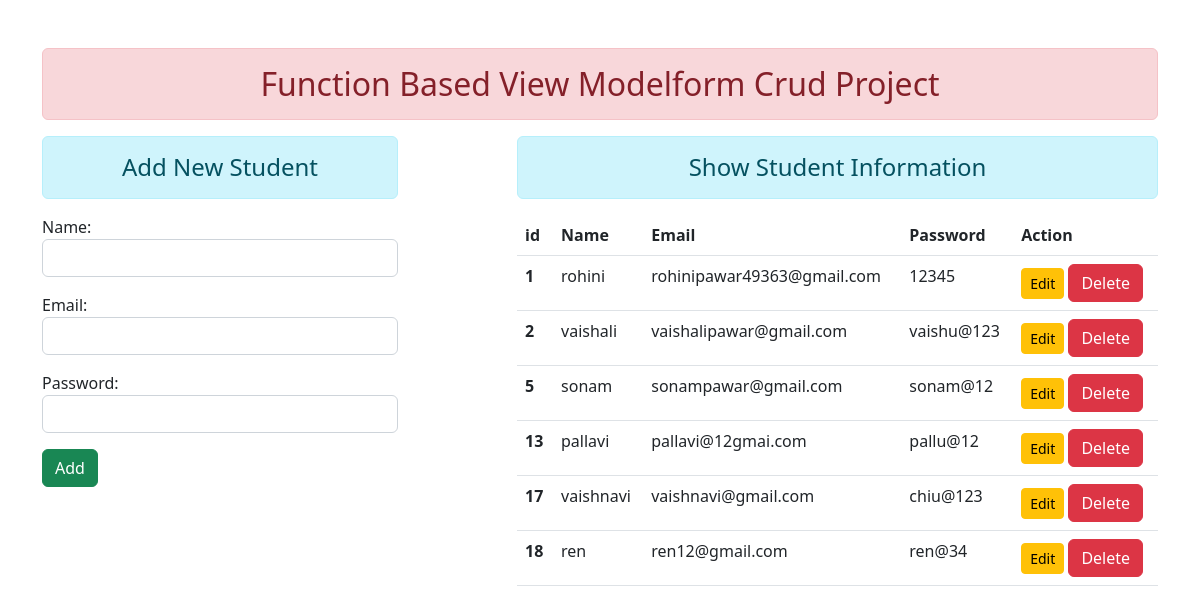
The page / on the database its author committed.
### enroll/models.py (models this page shows)
class User(models.Model):
    name=models.CharField(max_length=70)
    email=models.EmailField(max_length=100)
    password=models.CharField(max_length=100)

### enroll/views.py (the view)
# urls.py: path('',views.add_show,name="addandshow"),
def add_show(request):
    if request.method=='POST':
        fm=StudentRegistration(request.POST)
        if fm.is_valid():
            nm=fm.cleaned_data['name']
            em=fm.cleaned_data['email']
            pw=fm.cleaned_data['password']
            reg=User(name=nm,email=em,password=pw)
            reg.save()
            fm=StudentRegistration()
    else:
        fm=StudentRegistration()
    stud=User.objects.all()
    return render (request,'enroll/addandshow.html',{'form':fm,'stu':stud})

### enroll/forms.py
class StudentRegistration(forms.ModelForm):
    class Meta:
        model=User
        fields=['name','email','password']
        widgets={
            'name':forms.TextInput(attrs={'class':'form-control'}),
            'email':forms.EmailInput(attrs={'class':'form-control'}),
            'password':forms.PasswordInput(attrs={'class':'form-control'}),
        }

### enroll/templates/enroll/addandshow.html (shortened to what this page needs)
{% extends 'enroll/base.html' %}
{% block content %}
<div class="row">
    <div class="col-sm-4">
    <h4 class="text-center alert alert-info">Add New Student</h4>
    <form action="" method="POST">
    {{form.as_p}}
    <input type="submit" class="btn btn-success" value="Add">
    </form>
    </div>
    <div class="col-sm-7 offset-1">
        <h4 class="text-center alert alert-info">Show Student Information</h4>
        {% if stu %}
        <table class="table">
            <thead>
              <tr>
                <th scope="col">id</th>
                <th scope="col">Name</th>
                <th scope="col">Email</th>
                <th scope="col">Password</th>
                <th scope="col">Action</th>
              </tr>
            </thead>
            <tbody>
                {% for st  in stu %}
              <tr>
                <th scope="row">{{st.id}}</th>
                <td>{{st.name}}</td>
                <td>{{st.email}}</td>
                <td>{{st.password}}</td>
                <td>
                    <a href="{% url 'updatedata' st.id %}" class="btn btn-warning btn-sm">Edit</a>
                    <form action="{% url 'deletedata' st.id %}" method="post" class="d-inline"> {% csrf_token %}
                        <input type="submit" class="btn btn-danger" value="Delete">
                    </form>
                </td>
              </tr>
              {% endfor %}
            </tbody>
          </table>
        {% else %}
        <h4 class="text-center alert alert-warning">No Records</h4>
        {% endif %}
</div>
{% endblock content %}

### enroll/templates/enroll/base.html (shortened to what this page needs)
<!DOCTYPE html>
{% load static %}
<html lang="en">
<head>
    <link rel="stylesheet" href="{% static 'enroll/css/bootstrap.css' %}">
</head>
<body>
    <div class="container mt-5">
        <h2 class="text-center alert alert-danger">Function Based View Modelform Crud Project</h2>
        {% block content %} {% endblock content %}
    </div>
</body>
</html>

### rows shown on the page
User: id "1", name "rohini", email "rohinipawar49363@gmail.com", password "12345"
User: id "2", name "vaishali", email "vaishalipawar@gmail.com", password "vaishu@123"
User: id "5", name "sonam", email "sonampawar@gmail.com", password "sonam@12"
User: id "13", name "pallavi", email "pallavi@12gmai.com", password "pallu@12"
User: id "17", name "vaishnavi", email "vaishnavi@gmail.com", password "chiu@123"
User: id "18", name "ren", email "ren12@gmail.com", password "ren@34"
